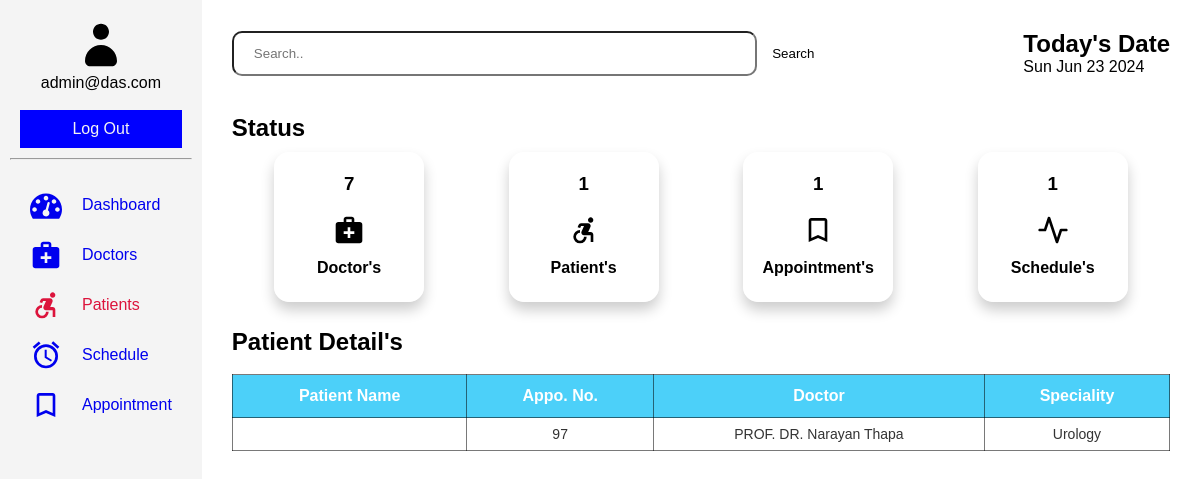
Page /doctor/patients.php (signed in) on the committed database.
### tables this page shows
CREATE TABLE `patient` (
  `id` int(11) NOT NULL,
  `aid` int(11) DEFAULT NULL,
  `sid` int(11) NOT NULL,
  `did` int(11) NOT NULL,
  `created-at` timestamp NOT NULL DEFAULT current_timestamp()
);

CREATE TABLE `doctor` (
  `id` int(11) NOT NULL,
  `fname` varchar(60) NOT NULL,
  `email` varchar(60) NOT NULL,
  `password` varchar(60) NOT NULL,
  `phone` varchar(60) NOT NULL,
  `image_name` varchar(255) NOT NULL,
  `image_path` varchar(255) NOT NULL,
  `sid` int(11) DEFAULT NULL,
  `created_at` timestamp NULL DEFAULT current_timestamp()
);

CREATE TABLE `specialities` (
  `id` int(11) NOT NULL,
  `title` varchar(60) NOT NULL,
  `description` text NOT NULL,
  `image_name` varchar(60) NOT NULL,
  `image_path` varchar(255) NOT NULL,
  `created_at` timestamp NULL DEFAULT current_timestamp()
);

### doctor/patients.php (the view, shortened to what this page needs)
<?php
    include('../connection.php');
    $sql = "SELECT * from patient";
    $result = mysqli_query($conn, $sql);
?>
<!DOCTYPE html>
<html lang="en">
<head>
    <link rel="stylesheet" href="../assets/dash1.css">
</head>
<body>
    <section class="dashboard">
        <div class="sidebar">
            <header>
                <svg class="icon icon-user"><use xlink:href="#icon-user"></use></svg>
                <p><?php echo "". $_SESSION["username"].""; ?></p><br>
                <a href="../doctor/logout.php">Log Out</a>
            </header>
            <hr>
            <div class="sidebar-items">
                <ul>
                    <li><a href="../doctor/dash.php"><svg class="icon icon-dashboard"><use xlink:href="#icon-dashboard"></use></svg>Dashboard</a></li>
                    <li><a href="../doctor/doctor.php"><svg class="icon icon-medical_services"><use xlink:href="#icon-medical_services"></use></svg>Doctors</a></li>
                    <li class="active"><a href="../doctor/patients.php"><svg class="icon icon-accessible_forward"><use xlink:href="#icon-accessible_forward"></use></svg>Patients</a></li>
                    <li><a href="../doctor/schedule.php"><svg class="icon icon-access_alarms"><use xlink:href="#icon-access_alarms"></use></svg>Schedule</a></li>
                    <li><a href="../doctor/appoint.php"><svg class="icon icon-bookmark_outline"><use xlink:href="#icon-bookmark_outline"></use></svg>Appointment</a></li>
                </ul>
            </div>
        </div>
        <div class="main">
            <div class="head">
                <div class="search-bar">
                    <input type="text" placeholder="Search..">
                    <button type="submit">Search</button>
                </div>
                <div class="date-container">
                    <h1>Today's Date</h1>
                    <p id="date"></p>
                </div>
            </div><br>
            <div class="status">
                <div class="status-bar">
                    <h2>Status</h2>
                </div>
                <div class="dash-collection">
                    <div class="doc">
                        <?php
                            $dsql = "SELECT * FROM doctor";
                            $dresult = mysqli_query($conn, $dsql);
                            if($drow = mysqli_num_rows($dresult)){
                                echo '<h3>'.$drow.'</h3>';
                            }else{
                                echo '<h3>0</h3>';
                            }
                        ?>
                        <svg class="icon icon-medical_services"><use xlink:href="#icon-medical_services"></use></svg><br>
                        <h4>Doctor's</h4><br>
                    </div>
                    <div class="doc">
                        <?php
                            $psql = "SELECT * FROM patient";
                            $presult = mysqli_query($conn, $psql);
                            if($prow = mysqli_num_rows($presult)){
                                echo '<h3>'.$prow.'</h3>';
                            }else{
                                echo '<h3>0</h3>';
                            }
                        ?>
                        <svg class="icon icon-accessible_forward"><use xlink:href="#icon-accessible_forward"></use></svg><br>
                        <h4>Patient's</h4><br>
                    </div>
                    <div class="doc">
                        <?php
                            $asql = "SELECT * FROM appointment";
                            $aresult = mysqli_query($conn, $asql);
                            if($arow = mysqli_num_rows($aresult)){
                                echo '<h3>'.$arow.'</h3>';
                            }else{
                                echo '<h3>0</h3>';
                            }
                        ?>
                        <svg class="icon icon-bookmark_outline"><use xlink:href="#icon-bookmark_outline"></use></svg><br>
                        <h4>Appointment's</h4><br>
                    </div>
                    <div class="doc">
                        <?php
                            $ssql = "SELECT * FROM schedule";
                            $sresult = mysqli_query($conn, $ssql);
                            if($srow = mysqli_num_rows($sresult)){
                                echo '<h3>'.$srow.'</h3>';
                            }else{
                                echo '<h3>0</h3>';
                            }
                        ?>
                        <svg class="icon icon-activity"><use xlink:href="#icon-activity"></use></svg><br>
                        <h4>Schedule's</h4><br>
                    </div>
                </div>
            </div>
            <div class="tabular">
                <h2>Patient Detail's</h2><br>
                <table class="table-container">
                    <thead>
                        <tr>
                            <th>Patient Name</th>
                            <th>Appo. No.</th>
                            <th>Doctor</th>
                            <th>Speciality</th>
                        </tr>
                    </thead>
                    <tbody>
                        <tr>
                            <?php
                                while($row = mysqli_fetch_assoc($result)){
                                ?>
                                    <td style="padding: 16px;"><?php echo $row['pid'] ?></td>
                                    <td><?php echo $row['id'] ?></td>
                                    <td><?php
                                        $did = $row['did'];
                                        if($did != ''){
                                            $dsql = "SELECT fname    FROM doctor where id=$did;";
                                            $dresult = mysqli_query($conn, $dsql);
                                            while($drow = mysqli_fetch_assoc($dresult)){
                                                echo $drow['fname'];
                                            }
                                        }
                                        ?>
                                    </td>
                                    <td><?php
                                            $sid = $row['sid'];
                                            if($sid != ''){
                                                $ssql = "SELECT title FROM specialities where id=$sid;";
                                                $sresult = mysqli_query($conn, $ssql);
                                                while($srow = mysqli_fetch_assoc($sresult)){
                                                    echo $srow['title'];
                                                }
                                            }
                                        ?>
                                    </td>
                        </tr>
                                <?php
                                }
                            ?>
                    </tbody>
                </table>
            </div>
        </div>
    </section>
</body>
</html>

### assets/dash1.css (style rules this page uses)
* { margin: 0; padding: 0; box-sizing: border-box; }
body { font-family: Arial, sans-serif; }
.dashboard { display: grid; grid-template-columns: auto 2fr; grid-template-rows: auto 1fr; grid-template-areas: "header header" "sidebar main"; height: 100vh; }
.dashboard a { text-decoration: none; display: flex; gap: 20px; text-align: center; align-items: center; justify-content: center; }
header { grid-area: header; color: #000000; padding: 10px; text-align: center; }
header a { padding: 8px; }
header p { display: flex; text-align: center; align-items: center; justify-content: center; }
.sidebar { grid-area: sidebar; background: #f4f4f4; padding: 10px; height: auto; position: relative; }
.sidebar header>a { border: 2px solid blue; color: #f4f4f4; background-color: blue; }
.sidebar-items ul { display: flexbox; margin: 20px; text-align: center; text-decoration: none; justify-content: space-between; }
.sidebar-items li { display: flex; text-align: center; align-items: center; list-style: none; justify-content: space-between; }
li.active a { color: crimson; }
.main { grid-area: main; margin: 10px; padding: 20px; }
.head { display: flex; width: 100%; text-align: center; align-items: center; justify-content: space-between; }
.head h1, p { display: block; text-align: start; align-items: center; }
.search-bar { width: 70%; height: 45px; display: flex; gap: 5px; }
.search-bar input { padding: 20px; width: 80%; border-radius: 10px; }
.search-bar button { border: none; background-color: transparent; }
.date-container { text-align: center; }
.banner>h2, h3 { padding: 10px; }
.status { display: block; margin-top: 20px; }
.status .status-bar h2 { font-size: 200; }
.dash-collection { display: flex; flex-wrap: wrap; gap: -20px; text-align: center; justify-content: space-around; }
.dash-collection .doc { border: 1px solid rgb(255, 255, 255); border-radius: 15px; box-shadow: 0 8px 14px 0 rgba(0,0,0,0.2); height: 150px; width: 150px; margin: 10px; padding: 10px; }
.tabular { background: #fff; margin-top: 1rem; }
.table-container { width: 100%; text-align: center; }
thead { background-color: rgb(76, 208, 249); color: #fff; }
th, td, thead, tr, table { border: 1px solid rgba(0, 0, 0, 0.525); border-collapse: collapse; }
th { padding: 12px; font-size: 16px; }
td { padding: 4px; color: #333; font-size: 14px; font-weight: 400; }
.date-group label, input, button { padding: 10px; border-radius: 5px; }
.icon { display: inline-block; width: 70px; height: 50px; stroke-width: 0; stroke: currentColor; fill: currentColor; }
.icon-user { width: 2em; }
.icon-dashboard, .icon-medical_services, .icon-accessible_forward, .icon-access_alarms, .icon-bookmark_outline, .icon-activity, .icon-person_add_alt_1, .icon-add_alarm, .icon-text-document, .icon-cog, .icon-upload, .icon-user-plus, .icon-update, .icon-injection, .icon-checkmark { width: 2em; }

### rows in the picture
patient: id "97"
doctor: fname "PROF. DR. Narayan Thapa"
specialities: title "Urology"

### other values in the picture
$_SESSION["username"] "admin@das.com"
$drow "7"
$prow "1"
$arow "1"
$srow "1"
